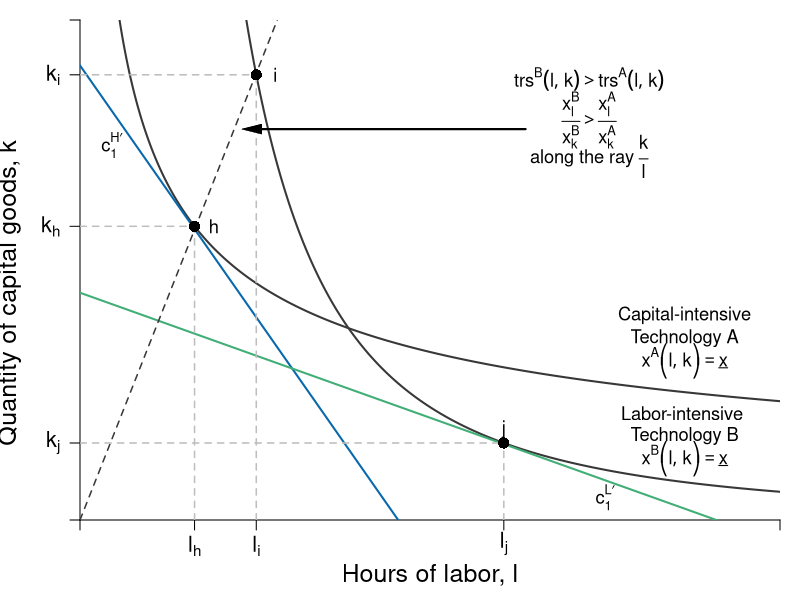

Source code (R):
#Graph Designer: Simon Halliday
#Authors: Bowles, Foley and Halliday
#Title: Coordination, Conflict and Competition: A Text in Microeconomics

library(shape)
pdf(file = "specprodexch/techvariables1.pdf", width = 7, height = 7)

#Set parameters for graphics
axislabelsize <- 1.3
axistitlesize <- 1.5
labelsize <- 1.1
graphlinewidth <- 2
segmentlinewidth <- 1.5

COL <- c("#7fc97f", "#beaed4", "#fdc086", "#ffff99", "#386cb0", "#f0027f", "#bf5b17", "#666666")
COLA <- c("#e0f3db", "#99d8c9","#66c2a4","#41ae76", "#238b45", "#005824")
COLB <- c("#c6dbef", "#4eb3d3", "#2b8cbe", "#0868ac","#084081")

#Edited the margins to cater for the larger LHS labels
par(mar =  c(4, 4, 1, 1))

isoquant <- function(l, alpha = 0.7, xbar = 4) {
  (xbar / l^alpha)^(1/(1 - alpha))
}

isocost <- function(l, m = 100, pl = 20, pk = 10){
  m/pk - (pl/pk)*l
}

xlims <- c(0, 11)
ylims <- c(0, 11)

npts <- 501 
x <- seq(xlims[1], xlims[2], length.out = npts)
y <- seq(ylims[1], ylims[2], length.out = npts) 
a <- c(2, 4, 6)

plot(0, 0, xlim = xlims, ylim = ylims, type = "n",
     xlab = expression(paste("")),
     ylab = expression(paste("")), 
     xaxt = "n", 
     yaxt = "n", 
     cex.lab = axistitlesize, 
     bty = "n", 
     xaxs="i", 
     yaxs="i"
)


# ticksy <- seq(from = 0, to = ylims[2], by = 1)
# ylabels <- seq(from = 0, to = ylims[2], by = 1)
# ticksx <- seq(from = 0, to = xlims[2], by = 1)
# xlabels <- seq(from = 0, to = xlims[2], by = 1)
ticksy <- c(0, isoquant(l = 6.66, alpha = 2/3, xbar = 4.22), isoquant(l = 1.8, alpha = 1/3, xbar = 4.22), isoquant(l = 2.77, alpha = 2/3, xbar = 4.22),  ylims[2])
ylabels <- c(NA, expression(paste(k[j])), expression(paste(k[h])), expression(paste(k[i])), NA)
ticksx <- c(0, 1.8, 2.77, 6.66, xlims[2])
xlabels <- c(NA, expression(paste(l[h])), expression(paste(l[i])), expression(paste(l[j])), NA)

axis(1, at = ticksx, pos = 0, labels = xlabels, cex.axis = axislabelsize)
axis(2, at = ticksy, pos = 0, labels = ylabels, las = 1, cex.axis = axislabelsize)

npts <- 500 
xx1 <- seq(xlims[1], xlims[2], length.out = npts)
xx2 <- seq(0, xlims[2], length.out = npts)
xx3 <- seq(1.5, 2.5, length.out = npts)
xx4 <- seq(3, 5, length.out = npts)
xx5 <- seq(7, 9, length.out = npts)

#Draw the graphs
lines(xx1, isoquant(xx1, alpha = 2/3, xbar = 4.22), col = "grey22", lwd = graphlinewidth)
lines(xx1, isoquant(xx1, alpha = 1/3, xbar = 4.22), col = "grey22", lwd = graphlinewidth)
lines(xx1, isocost(xx1, m = 100, pk = 10, pl = 20), col = COLB[4], lwd = graphlinewidth)
lines(xx1, isocost(xx1, m = 100, pk = 20, pl = 10), col = COLA[4], lwd = graphlinewidth)

#Axis labels
mtext(expression(paste("Hours of labor, ", l)), side = 1, line = 2.5, cex = axistitlesize)
text(-1.1, 5, expression(paste("Quantity of capital goods, ", k)), xpd = TRUE, cex = axistitlesize, srt = 90) 


#Label the isoquants
text(9.5, 4.5, expression(paste("Capital-intensive")), cex = labelsize)
text(9.5, 4, expression(paste("Technology A")), cex = labelsize)
text(9.5, 3.5, expression(paste(x^A*bgroup("(", list(l,k),")")) == underline(x)), cex = labelsize)


text(9.5, 2.35, expression(paste("Labor-intensive ")), cex = labelsize)
text(9.5, 1.85, expression(paste("Technology B")), cex = labelsize)
text(9.5, 1.35, expression(paste(x^B*bgroup("(", list(l,k),")")) == underline(x)), cex = labelsize)

text(8, 9.7, expression(paste(trs^B*(list(l,k)) > trs^A*(list(l,k)))), cex = labelsize)
text(8, 8.8, expression(paste(frac(x[l]^B, x[k]^B) > frac(x[l]^A, x[k]^A))), cex = labelsize)
text(8, 8, expression(paste("along the ray ", frac(k,l))), cex = labelsize)
Arrows(7, 8.6, 2.7, 8.6, col = "black", lty = 1, lwd = 2, arr.type = "triangle", arr.lwd = 0.5)

# Arrows(8, 3.6, 8, 2.4, col = "black", lty = 1, lwd = 2, arr.type = "triangle", arr.lwd = 0.5)
# 
# text(4, 6, expression(paste(trs(l,k) == frac(4,4), phantom()==1)), cex = labelsize)
# Arrows(4, 5.6, 4, 4.4, col = "black", lty = 1, lwd = 2, arr.type = "triangle", arr.lwd = 0.5)
# 
# text(4, 8, expression(paste(trs(l,k) == frac(8,2), phantom() == 4)), cex = labelsize)
# Arrows(3.05, 8, 2.3, 8, col = "black", lty = 1, lwd = 2, arr.type = "triangle", arr.lwd = 0.5)


#Ray from t he origin
segments(0, 0, 3.1, ylims[2], lty = 2, col = "grey22" , lwd = segmentlinewidth)

# segments(0, 8, 2.9705, 8, lty = 2, col = "gray" , lwd = segmentlinewidth)
#segments(2.9705, 0, 2.9705, 8, lty = 2, col = "gray" , lwd = segmentlinewidth)
# segments(2, 0, 2, 8, lty = 2, col = "gray" , lwd = segmentlinewidth)
# segments(4, 0, 4, 4, lty = 2, col = "gray" , lwd = segmentlinewidth)



segments(0, isoquant(l = 1.8, alpha = 1/3, xbar = 4.22), 
         1.8, isoquant(l = 1.8, alpha = 1/3, xbar = 4.22), 
         lty = 2, col = "gray" , lwd = segmentlinewidth)
segments(1.8, 0, 
         1.8, isoquant(l = 1.8, alpha = 1/3, xbar = 4.22), 
         lty = 2, col = "gray" , lwd = segmentlinewidth)
points(1.8, isoquant(l = 1.8, alpha = 1/3, xbar = 4.22), pch = 16, col = "black", cex = 1.5)
text(1.8 + 0.3, isoquant(l = 1.8, alpha = 1/3, xbar = 4.22), expression(paste(h)), cex = labelsize)


segments(0, isoquant(l = 2.77, alpha = 2/3, xbar = 4.22), 
         2.77, isoquant(l = 2.77, alpha = 2/3, xbar = 4.22), 
         lty = 2, col = "gray" , lwd = segmentlinewidth)
segments(2.77, 0, 
         2.77, isoquant(l = 2.77, alpha = 2/3, xbar = 4.22), 
         lty = 2, col = "gray" , lwd = segmentlinewidth)
points(2.77, isoquant(l = 2.77, alpha = 2/3, xbar = 4.22), pch = 16, col = "black", cex = 1.5)
text(2.77 + 0.3, isoquant(l = 2.77, alpha = 2/3, xbar = 4.22), expression(paste(i)), cex = labelsize)


segments(0, isoquant(l = 6.66, alpha = 2/3, xbar = 4.22), 
         6.66, isoquant(l = 6.66, alpha = 2/3, xbar = 4.22), 
         lty = 2, col = "gray" , lwd = segmentlinewidth)
segments(6.66, 0, 
         6.66, isoquant(l = 6.66, alpha = 2/3, xbar = 4.22), 
         lty = 2, col = "gray" , lwd = segmentlinewidth)
points(6.66, isoquant(l = 6.66, alpha = 2/3, xbar = 4.22), pch = 16, col = "black", cex = 1.5)
text(6.66, isoquant(l = 6.66, alpha = 2/3, xbar = 4.22) + 0.3, expression(paste(j)), cex = labelsize)

Arrows(7, 8.6, 2.7, 8.6, col = "black", lty = 1, lwd = 2, arr.type = "triangle", arr.lwd = 0.5)

#Label isocosts
text(0.5, 8.25, expression(paste(c[1]^{H*minute})), cex = labelsize)
text(8.25, 0.5, expression(paste(c[1]^{L*minute})), cex = labelsize)
dev.off()
